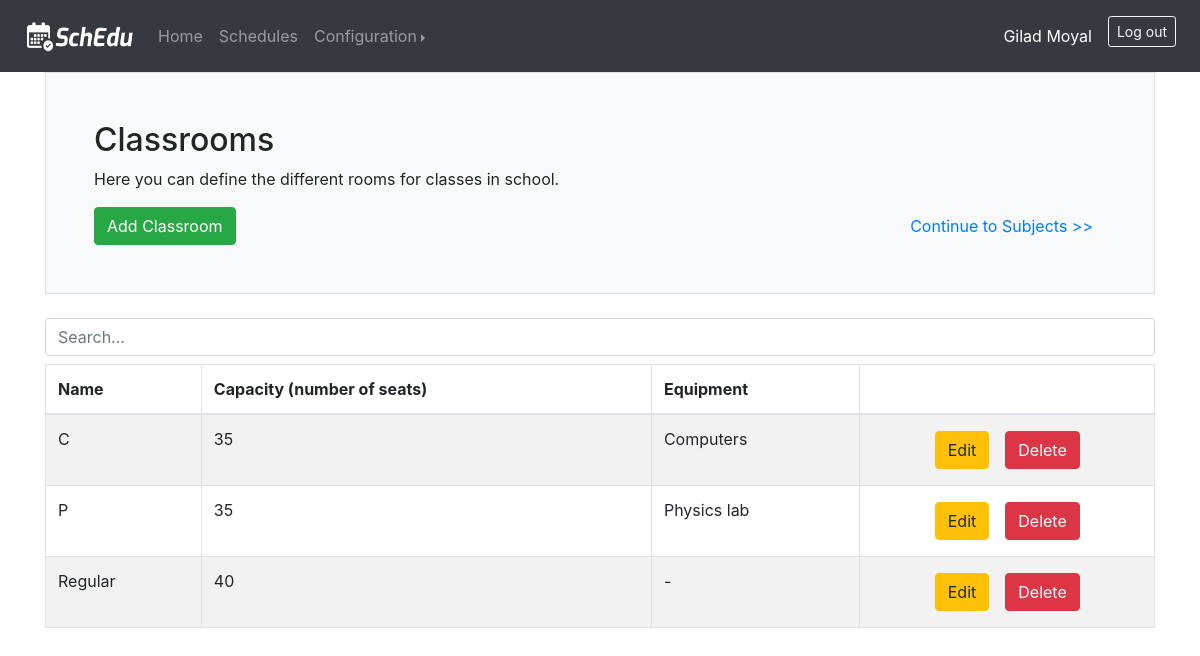
The app's page /classrooms (signed in) with its own data.
### web_app/models.py (models this page shows, shortened)
class User(db.Model, UserMixin):
    id = db.Column(db.Integer, primary_key=True)
    email = db.Column(db.String(150), unique=True)
    name = db.Column(db.String(150))
    password = db.Column(db.String(150))
    classtimes = db.relationship('ClassTime', backref='user')
    days = db.relationship('Day', backref='user')
    classrooms = db.relationship('Classroom', backref='user')
    equipments = db.relationship('Equipment', backref='user')
    subjects = db.relationship('Subject', backref='user')
    students_groups = db.relationship('StudentsGroup', backref='user')
    teachers = db.relationship('Teacher', backref='user')
    classes = db.relationship('CourseClass', backref='user')
    schedules = db.relationship('Schedule', backref='user')

class Classroom(db.Model):
    classroom_id = db.Column(db.Integer, primary_key=True)
    name = db.Column(db.String(20))
    num_seats = db.Column(db.Integer)
    equipment_id = db.Column(db.Integer, db.ForeignKey('equipment.equipment_id'))
    equipment = db.relationship('Equipment', uselist=False, back_populates='classroom')
    user_id = db.Column(db.Integer, db.ForeignKey('user.id'))
    schedule_id = db.Column(db.Integer, db.ForeignKey('schedule.schedule_id'))
    classes = db.relationship('CourseClass', backref='classroom')

class Equipment(db.Model):
    equipment_id = db.Column(db.Integer, primary_key=True)
    computers_lab = db.Column(db.Boolean)
    physics_lab = db.Column(db.Boolean)
    chemistry_lab = db.Column(db.Boolean)
    biology_lab = db.Column(db.Boolean)
    course_class = db.relationship('CourseClass', back_populates='equipment_required')
    classroom = db.relationship('Classroom', back_populates='equipment')
    user_id = db.Column(db.Integer, db.ForeignKey('user.id'))
    schedule_id = db.Column(db.Integer, db.ForeignKey('schedule.schedule_id'))
    def __str__(self):
        has_equipment = False
        description = ""
        if self.computers_lab:
            description += "Computers"
            has_equipment = True
        if self.physics_lab:
            if has_equipment:
                description += ", Physics lab"
            else:
                description += "Physics lab"
                has_equipment = True
        if self.chemistry_lab:
            if has_equipment:
                description += ", Chemistry lab"
            else:
                description += "Chemistry lab"
                has_equipment = True
        if self.biology_lab:
            if has_equipment:
                description += ", Biology lab"
            else:
                description += "Biology lab"
                has_equipment = True
        if not has_equipment:
            description += " - "
        return description

### web_app/views.py (the view)
@views.route('/classrooms', methods=['GET', 'POST'])
@login_required
def classrooms():
    if request.method == 'POST':
        name = request.form['name']
        num_seats = int(request.form['num_seats'])
        computers_lab = equipment_options[0] in request.form
        physics_lab = equipment_options[1] in request.form
        chemistry_lab = equipment_options[2] in request.form
        biology_lab = equipment_options[3] in request.form
        new_cr_equipment = Equipment(computers_lab=computers_lab, physics_lab=physics_lab, chemistry_lab=chemistry_lab, biology_lab=biology_lab, user=current_user)
        db.session.add(new_cr_equipment)
        db.session.flush()
        new_classroom = Classroom(name=name, num_seats=num_seats, equipment=new_cr_equipment, user=current_user)
        db.session.add(new_classroom)
        db.session.commit()
        return redirect(url_for('views.classrooms'))
    else:
        classrooms = current_user.classrooms
        return render_template('classrooms.html', user=current_user, classrooms=classrooms, equipment_options=equipment_options)

### web_app/templates/classrooms.html (shortened to what this page needs)
{% extends 'base.html' %}
{% block body %}
    <div class="h-100 p-5 bg-light border rounded-3">
        <h2>Classrooms</h2>
        <p>Here you can define the different rooms for classes in school.</p>
        <div class="row">
            <div class="col">
                <button type="button" class="btn btn-success" data-toggle="modal" data-target="#addModal">Add Classroom</button>
            </div>
            <div class="col text-right">
                <a type="button" class="btn btn-link" href="{{ url_for('views.subjects') }}">Continue to Subjects >></a>
            </div>
        </div>
    </div>
    <br>
    {% if classrooms|length > 0 %}
        <input class="form-control mb-2" id="myInput" type="text" placeholder="Search...">
        <div class="table-responsive-md">
            <table class="table table-bordered table-striped">
                <thead>
                <tr>
                    <th>Name</th>
                    <th>Capacity (number of seats)</th>
                    <th>Equipment</th>
                    <th></th>
                </tr>
                </thead>
                <tbody id="myTable">
                {% for classroom in classrooms %}
                    <tr>
                        <td>{{ classroom.name }}</td>
                        <td>{{ classroom.num_seats }}</td>
                        <td>{{ classroom.equipment.__str__() }}</td>
                        <td>
                            <div class="row justify-content-center">
                                <form method="post" action="{{ url_for('views.edit_classroom') }}">
                                    <button class="btn btn-warning ml-2 mr-2 mt-1 mb-1" type="submit">Edit</button>
                                </form>
                                <form method="post" action="{{ url_for('views.delete_cr') }}">
                                    <button class="btn btn-danger ml-2 mr-2 mt-1 mb-1" type="submit">Delete</button>
                                </form>
                            </div>
                        </td>
                    </tr>
                {% endfor %}
                </tbody>
            </table>
        </div>
    {% else %}
        <h6>Currently there are no classrooms</h6>
    {% endif %}
{% endblock %}

### web_app/templates/base.html (shortened to what this page needs)
<!DOCTYPE html>
<html lang="en">
<head>
    <link rel="stylesheet" href="https://stackpath.bootstrapcdn.com/bootstrap/4.3.1/css/bootstrap.min.css">
    <link rel="stylesheet" href="https://cdn.jsdelivr.net/npm/bootstrap-select@1.13.14/dist/css/bootstrap-select.min.css">
</head>
<body>
    <nav class="navbar navbar-expand-lg navbar-dark bg-dark">
        <a class="navbar-brand ml-2" href="{{url_for('views.home')}}">
          <img src="/static/photos/navbarLogo.png" width="110" height="32" alt="">
        </a>
        <div class="collapse navbar-collapse" id="navbar">
          {% if user.is_authenticated %}
            <ul class="navbar-nav mr-auto">
              <li class="nav-item">
                <a class="nav-link" href="{{url_for('views.home')}}">Home <span class="sr-only">(current)</span></a>
              </li>
              <li class="nav-item">
                <a class="nav-link" href="{{ url_for('views.schedules') }}">Schedules</a>
              </li>
              <li class="nav-item dropdown">
                <div class="btn-group dropright">
                  <a class="nav-link dropdown-toggle" href="http://example.com" id="dropdown01" data-toggle="dropdown" aria-haspopup="true" aria-expanded="false">Configuration</a>
                </div>
              </li>
            </ul>
            <ul class="navbar-nav ml-auto">
              <li class="nav-item active">
                <a class="nav-link mr-2 mt-2 mb-2">{{ user.name }}<span class="sr-only">(current)</span></a>
              </li>
              <li class="nav-item">
                <a class="btn btn-outline-light mr-2 mt-2 mb-2 btn-sm" href="{{ url_for('auth.logout') }}">Log out</a>
              </li>
            </ul>
          {% endif %}
        </div>
    </nav>
    <div class="container">
      {% block body %} {% endblock %}
    </div>
</body>
</html>

### records on screen
User: name "Gilad Moyal"
Classroom: name "C", num_seats "35", equipment.__str__ "Computers"
Classroom: name "P", num_seats "35", equipment.__str__ "Physics lab"
Classroom: name "Regular", num_seats "40", equipment.__str__ "-"
